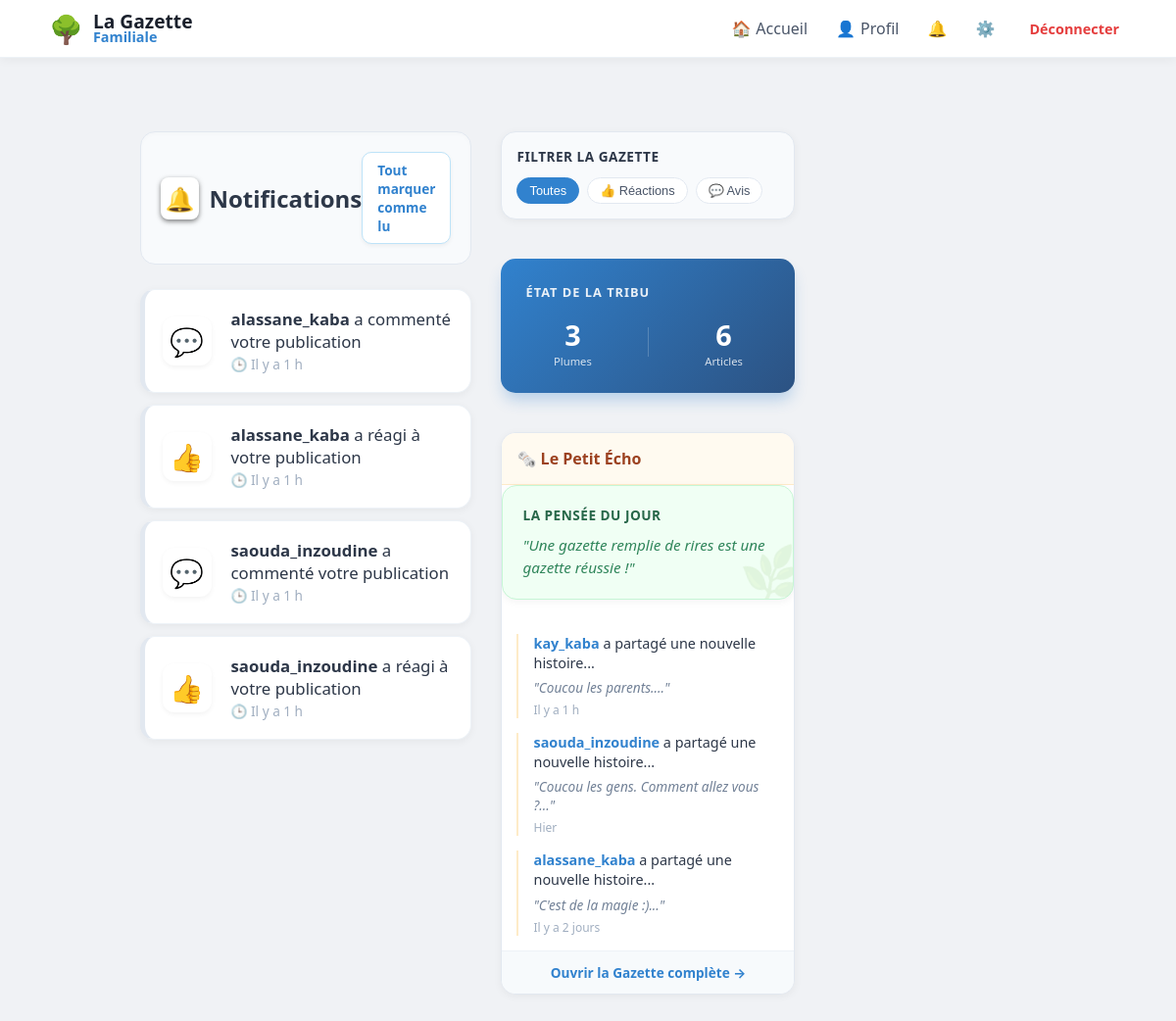
The app's page /notifications (signed in) with its own data.
### tables this page shows
CREATE TABLE notifications (
                id INTEGER PRIMARY KEY AUTOINCREMENT,
                username TEXT,      -- Celui qui reçoit
                sender TEXT,        -- Celui qui a agi
                message TEXT,
                post_id INTEGER,    -- Pour cliquer et aller sur le post
                is_read INTEGER DEFAULT 0,
                created_at DATETIME DEFAULT CURRENT_TIMESTAMP
            , comment_id INTEGER);

CREATE TABLE posts (
                id INTEGER PRIMARY KEY AUTOINCREMENT, 
                username TEXT, 
                content TEXT, 
                likes INTEGER DEFAULT 0, 
                image TEXT,
                created_at DATETIME DEFAULT CURRENT_TIMESTAMP
            );

### app.py (the view)
@app.route("/notifications")
@login_required
def notifications():
    with get_db() as db:
        notifs = db.execute("""
                    SELECT id, sender, message, post_id, comment_id, is_read, created_at
                    FROM notifications
                    WHERE username = ?
                    ORDER BY created_at DESC
                """, (session['user'],)).fetchall()
        recent_activity = db.execute("""
                    SELECT username, content, created_at
                    FROM posts ORDER BY id DESC LIMIT 3
                """).fetchall()
        citations = [
            "La famille, c'est là où la vie commence et où l'amour ne finit jamais.",
            "Chaque souvenir partagé ici est un trésor pour demain.",
            "Une gazette remplie de rires est une gazette réussie !",
            "Petit à petit, la tribu grandit et l'histoire s'écrit.",
            "Le bonheur est fait de petites choses partagées."
        ]
        pensee_du_jour = random.choice(citations)
        db.execute("UPDATE notifications SET is_read = 1 WHERE username = ?", (session["user"],))
        db.commit()
    return render_template("notifications.html", notifs=notifs, recent_activity=recent_activity,
                           pensee_du_jour=pensee_du_jour)

### app.py (called while the page is built)
def get_db():
    db = sqlite3.connect("database.db")
    db.row_factory = sqlite3.Row
    return db

def login_required(f):
    @wraps(f)
    def decorated_function(*args, **kwargs):
        if "user" not in session:
            flash("Veuillez vous connecter pour accéder à cette page.", "info")
            return redirect("/login")
        return f(*args, **kwargs)
    return decorated_function

@app.context_processor
def inject_global_stats():
    stats = {'total_users': 0, 'total_posts': 0}
    if session.get('user'):
        db = get_db()
        u_count = db.execute("SELECT COUNT(*) FROM users WHERE is_approved = 1").fetchone()[0]
        p_count = db.execute("SELECT COUNT(*) FROM posts").fetchone()[0]
        stats = {'total_users': u_count, 'total_posts': p_count}
    return stats

@app.context_processor
def inject_pending_count():
    if session.get('is_admin'):
        db = get_db()
        count = db.execute("SELECT COUNT(*) as total FROM users WHERE is_approved = 0").fetchone()
        return {'pending_count': count['total']}
    return {'pending_count': 0}

@app.context_processor
def inject_notifications_count():
    if session.get('user'):
        db = get_db()
        count = db.execute("SELECT COUNT(*) FROM notifications WHERE username = ? AND is_read = 0",
                           (session['user'],)).fetchone()[0]
        return {'unread_count': count}
    return {'unread_count': 0}

@app.template_filter('relative_time')
def relative_time(date_str):
    if not date_str:
        return "Date inconnue"
    past = datetime.strptime(date_str, '%Y-%m-%d %H:%M:%S')
    now = datetime.now(timezone.utc).replace(tzinfo=None)
    diff = now - past
    if diff.days == 0:
        if diff.seconds < 60:
            return "À l'instant"
        if diff.seconds < 3600:
            return f"Il y a {diff.seconds // 60} min"
        return f"Il y a {diff.seconds // 3600} h"
    if diff.days == 1:
        return "Hier"
    if diff.days < 7:
        return f"Il y a {diff.days} jours"
    return past.strftime('%d/%m/%Y')

### templates/notifications.html (shortened to what this page needs)
{% extends "base.html" %}
{% block content %}
<div style="display: grid; grid-template-columns: 1fr 300px; gap: 30px; max-width: 1100px; margin: 30px auto; padding: 0 20px;">
    <div>
        <div style="display: flex; justify-content: space-between; align-items: center; margin-bottom: 25px; background: #f8fafc; padding: 20px; border-radius: 15px; border: 1px solid #e2e8f0; box-shadow: inset 0 2px 4px rgba(0,0,0,0.02);">
            <h2 style="margin: 0; color: #2d3748; font-size: 1.5em; display: flex; align-items: center; gap: 10px;">
                <span style="background: white; padding: 5px; border-radius: 8px; box-shadow: 0 2px 5px rgba(0,0,0,0.5);">🔔</span>
                Notifications
            </h2>
            {% if notifs %}
            <a href="{{ url_for('mark_all_read') }}"
               style="text-decoration: none; color: #3182ce; font-size: 0.85em; font-weight: 700; background: white; border: 1px solid #bee3f8; padding: 8px 15px; border-radius: 10px; transition: 0.3s; box-shadow: 0 2px 4px rgba(0,0,0,0.05);">
                Tout marquer comme lu
            </a>
            {% endif %}
        </div>
        {% if notifs %}
        <div style="display: flex; flex-direction: column; gap: 12px;">
            {% for n in notifs %}
            {% set category = 'reaction' if ('aimé' in n['message'] or 'réagi' in n['message']) else 'avis' if
            'commenté' in n['message'] else 'autre' %}
            <a href="{{ url_for('view_post', post_id=n['post_id']) }}#comment-{{ n['comment_id'] }}"
               class="notif-item"
               data-type="{{ category }}"
               style="text-decoration: none; color: inherit; display: block;">
                <div class="post-card"
                     style="margin-bottom: 0; padding: 18px; display: flex; align-items: center; gap: 20px; border-left: 5px solid {% if n['is_read'] == 0 %}#3182ce{% else %}#e2e8f0{% endif %}; {% if n['is_read'] == 0 %} background: #f7fafc; {% endif %}">
                    <div style="font-size: 28px; background: white; width: 50px; height: 50px; display: flex; align-items: center; justify-content: center; border-radius: 12px; box-shadow: 0 2px 5px rgba(0,0,0,0.05);">
                        {% if category == 'reaction' %} 👍
                        {% elif category == 'avis' %} 💬
                        {% else %} ✨ {% endif %}
                    </div>
                    <div style="flex: 1;">
                        <p style="margin: 0; font-size: 1.05em; color: #2d3748;">
                            <strong>{{ n['sender'] }}</strong> {{ n['message'] }}
                        </p>
                        <span style="font-size: 0.85em; color: #a0aec0;">
                                     🕒 {{ n['created_at']|relative_time }}
                                </span>
                    </div>
                </div>
            </a>
            {% endfor %}
        </div>
        {% endif %}
    </div>
    <aside style="display: flex; flex-direction: column; gap: 20px;">
        <div class="post-card" style="padding: 15px; background: #f8fafc; border: 1px solid #e2e8f0;">
            <h4 style="margin: 0 0 12px 0; color: #2d3748; font-size: 0.85em; text-transform: uppercase; letter-spacing: 0.5px;">
                Filtrer la Gazette</h4>
            <div style="display: flex; flex-wrap: wrap; gap: 8px;">
                <button class="filter-btn active">Toutes</button>
                <button class="filter-btn">👍 Réactions</button>
                <button class="filter-btn">💬 Avis</button>
            </div>
        </div>
        <div class="post-card"
             style="background: linear-gradient(135deg, #3182ce, #2c5282); color: white; border: none; padding: 25px; box-shadow: 0 10px 15px -3px rgba(49, 130, 206, 0.3);">
            <h4 style="margin: 0 0 15px 0; font-size: 0.8em; text-transform: uppercase; letter-spacing: 1px; opacity: 0.9;">
                État de la Tribu</h4>
            <div style="display: flex; justify-content: space-around; align-items: center;">
                <div style="text-align: center;">
                    <div style="font-size: 1.8em; font-weight: 800;">{{ total_users }}</div>
                    <div style="font-size: 0.7em; opacity: 0.8;">Plumes</div>
                </div>
                <div style="text-align: center;">
                    <div style="font-size: 1.8em; font-weight: 800;">{{ total_posts }}</div>
                    <div style="font-size: 0.7em; opacity: 0.8;">Articles</div>
                </div>
            </div>
        </div>
        <div class="post-card" style="padding: 0; overflow: hidden; border: 1px solid #e2e8f0;">
            <div style="background: #fffaf0; padding: 15px; border-bottom: 1px solid #feebc8;">
                <h4 style="margin: 0; color: #9c4221; font-size: 1em; display: flex; align-items: center; gap: 8px;">
                    🗞️ Le Petit Écho
                </h4>
            </div>
            <div class="post-card"
                 style="padding: 20px; background: #f0fff4; border: 1px solid #c6f6d5; position: relative; overflow: hidden;">
                <span style="position: absolute; right: -10px; bottom: -10px; font-size: 50px; opacity: 0.1; transform: rotate(-15deg);">🌿</span>
                <h4 style="margin: 0 0 10px 0; color: #276749; font-size: 0.85em; text-transform: uppercase; letter-spacing: 0.5px;">
                    La Pensée du Jour</h4>
                <p style="margin: 0; font-size: 0.95em; color: #2f855a; line-height: 1.5; font-style: italic;">
                    "{{ pensee_du_jour }}"
                </p>
            </div>
            <div style="padding: 15px; display: flex; flex-direction: column; gap: 15px;">
                {% for act in recent_activity %}
                <div class="echo-item" style="position: relative; padding-left: 15px; border-left: 2px solid #feebc8;">
                    <p style="margin: 0; font-size: 0.9em; color: #2d3748; line-height: 1.4;">
                        <strong style="color: #3182ce;">{{ act['username'] }}</strong> a partagé une nouvelle
                        histoire...
                    </p>
                    <p style="margin: 5px 0 0 0; font-style: italic; color: #718096; font-size: 0.85em;">
                        "{{ act['content'][:60] }}..."
                    </p>
                    <small style="color: #a0aec0; font-size: 0.75em; display: block; margin-top: 5px;">
                        {{ act['created_at']|relative_time }}
                    </small>
                </div>
                {% endfor %}
            </div>
            <a href="/"
               style="display: block; background: #f7fafc; text-align: center; padding: 12px; font-size: 0.85em; color: #3182ce; text-decoration: none; font-weight: bold; border-top: 1px solid #edf2f7;">
                Ouvrir la Gazette complète →
            </a>
        </div>
    </aside>
</div>
{% endblock %}

### static/style.css (style rules this page uses)
body { font-family: 'Segoe UI', system-ui, -apple-system, sans-serif; background: #f0f2f5; margin: 0; color: #1a202c; }
.post-card { background: white; border-radius: 15px; padding: 20px; margin-bottom: 20px; box-shadow: 0 2px 8px rgba(0,0,0,0.05); border: 1px solid #edf2f7; overflow: hidden; }

### templates/base.html (style rules this page uses)
:root { --bg-color: #f0f2f5; --primary: #3182ce; --text-main: #1a202c; --text-light: #718096; --danger: #e53e3e; --success: #38a169; --info: #3182ce; }
body { background-color: var(--bg-color); margin: 0; font-family: 'Segoe UI', system-ui, -apple-system, sans-serif; }

### templates/notifications.html (style rules this page uses)
.post-card { transition: all 0.3s ease; }
.filter-btn { background: white; color: #4a5568; border: 1px solid #e2e8f0; padding: 5px 12px; border-radius: 20px; font-size: 0.8em; cursor: pointer; transition: all 0.2s ease; }
.filter-btn.active { background: #3182ce !important; color: white !important; border-color: #3182ce !important; }
aside { display: flex; flex-direction: column; gap: 20px; position: -webkit-sticky; position: sticky; top: 20px; height: fit-content; }

### records on screen
notifications: sender "alassane_kaba", message "a commenté votre publication", created_at|relative_time "Il y a 1 h"
notifications: sender "alassane_kaba", message "a réagi à votre publication", created_at|relative_time "Il y a 1 h"
notifications: sender "saouda_inzoudine", message "a commenté votre publication", created_at|relative_time "Il y a 1 h"
notifications: sender "saouda_inzoudine", message "a réagi à votre publication", created_at|relative_time "Il y a 1 h"
posts: username "kay_kaba", content "Coucou les parents.", created_at|relative_time "Il y a 1 h"
posts: username "saouda_inzoudine", content "Coucou les gens. Comment allez vous ?", created_at|relative_time "Hier"
posts: username "alassane_kaba", content "C'est de la magie :)", created_at|relative_time "Il y a 2 jours"

### other values on screen
{{ total_users }} "3"
{{ total_posts }} "6"
